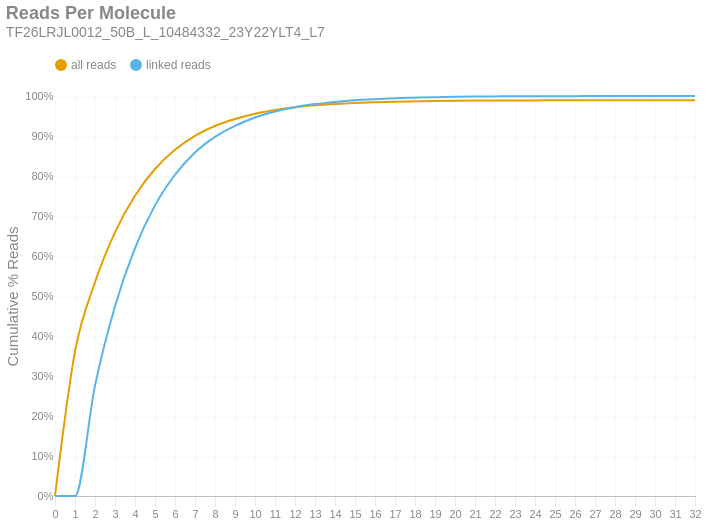

The notebook cell saved with this chart:
### Markdown cell above
### Reads per Molecule
This chart shows the cumulative distribution of the number of reads per linked molecule. That is, how many alignments are associated with a unique molecule. This excludes the number of reads associated with invalid or absent linked-read barcodes. The `linked` histogram is the percentages recalculated when disregarding singletons.

### Code cell
if SKIPLR:
    print_html(f"Skipped")
else:
    counts = np.bincount(valids['reads'].cast(pl.Int64).to_numpy())
    weighted = counts * np.arange(len(counts))
    all_perc = weighted / n_reads
    linked_perc = weighted / n_linked_reads
    linked_perc[1] = 0
    binned_df = pl.DataFrame({
        'readsper': list(range(len(counts))),
        'all reads (cumsum)': np.cumsum(all_perc).tolist(),
        'linked reads (cumsum)': np.cumsum(linked_perc).tolist(),
    })

    with SafeRender(binned_df):
        (
            density_plot(binned_df, 'Reads Per Molecule', samplename, 'readspmol')
            .encode(
                x=alt.X('readsper:O', title=None).axis(labelAngle=0).scale(padding=0),
                y=alt.Y('value:Q', title='Cumulative % Reads').axis(format='%').stack(False),
                color=alt.Color("key:N").scale(domain=["all reads", "linked reads"]),
                tooltip=[
                    alt.Tooltip("key:N", title="Data Type"),
                    alt.Tooltip("readsper:O", title="Reads Per Molecule"),
                    alt.Tooltip("value:Q", format=".2%", title="% Reads (Cum.)")
                ]            
            )
        ).display()

### Figure 1 — Vega-Lite specification as saved in the notebook (floating-point values rounded to 4 significant figures)
{"width": "container", "height": 400, "config": {"title": {"anchor": "start", "dy": -15, "fontSize": 18, "color": "#888888", "subtitleColor": "#888888", "subtitleFontSize": 14}, "arc": {"fill": "#0072B2"}, "axis": {"domainColor": "#888888", "domainWidth": 0.5, "gridWidth": 0.2, "grid": false, "titleFontWeight": 400, "titleFontSize": 15, "labelFontSize": 11, "labelColor": "#888888", "tickColor": "#888888", "tickWidth": 0.2, "titleColor": "#888888"}, "axisBand": {"grid": false}, "axisX": {"grid": true, "tickSize": 10, "domainCap": "round"}, "axisY": {"domain": false, "grid": true, "tickSize": 0, "domainCap": "round"}, "background": "transparent", "header": {"labelFontSize": 15, "labelColor": "#888888", "titleFontSize": 15, "titleFontWeight": 600, "titleColor": "#888888"}, "legend": {"labelFont": "sans-serif", "labelFontSize": 12, "labelColor": "#888888", "symbolSize": 100, "symbolType": "circle", "titleFontSize": 12, "titlePadding": 10, "titleColor": "#888888", "title": null, "orient": "top"}, "range": {"category": ["#E69F00", "#56B4E9", "#009E73", "#F0E442", "#0072B2", "#D55E00", "#CC79A7", "#000000"], "diverging": ["#cfe8f3", "#a2d4ec", "#73bfe2", "#46abdb", "#1696d2", "#12719e"]}, "area": {"fill": "#0072B2", "fillOpacity": 0.7, "line": true, "strokeOpacity": 0.7}, "line": {"color": "#0072B2", "stroke": "#0072B2", "strokeWidth": 2}, "trail": {"color": "#0072B2", "stroke": "#0072B2", "strokeWidth": 0, "size": 1}, "point": {"filled": true, "fillOpacity": 1.0, "size": 95}, "text": {"color": "#888888", "fontSize": 11, "align": "right", "fontWeight": 400, "size": 11}, "bar": {"fill": "#0072B2", "stroke": null}, "view": {"stroke": null, "continuousWidth": 660, "continuousHeight": 400}}, "data": {"name": "data-bc70949cc64b43414a44b85304fd4b61"}, "mark": {"type": "line", "interpolate": "monotone", "point": {"opacity": 0, "size": 275}}, "encoding": {"color": {"field": "key", "scale": {"domain": ["all reads", "linked reads"]}, "type": "nominal"}, "tooltip": [{"field": "key", "title": "Data Type", "type": "nominal"}, {"field": "readsper", "title": "Reads Per Molecule", "type": "ordinal"}, {"field": "value", "format": ".2%", "title": "% Reads (Cum.)", "type": "quantitative"}], "x": {"axis": {"labelAngle": 0}, "field": "readsper", "scale": {"padding": 0}, "title": null, "type": "ordinal"}, "y": {"axis": {"format": "%"}, "field": "value", "stack": false, "title": "Cumulative % Reads", "type": "quantitative"}}, "params": [{"name": "param_c36ac31b6afebe62", "select": {"type": "point", "fields": ["key"]}, "bind": "legend"}], "title": {"text": "Reads Per Molecule", "subtitle": "TF26LRJL0012_50B_L_10484332_23Y22YLT4_L7"}, "transform": [{"fold": ["all reads (cumsum)", "linked reads (cumsum)"]}, {"calculate": "replace(datum.key, ' (cumsum)', '')", "as": "key"}, {"filter": {"param": "param_c36ac31b6afebe62"}}], "usermeta": {"embedOptions": {"downloadFileName": "TF26LRJL0012_50B_L_10484332_23Y22YLT4_L7.readspmol"}}, "$schema": "https://vega.github.io/schema/vega-lite/v6.4.1.json", "datasets": {"data-bc70949cc64b43414a44b85304fd4b61": [{"readsper": 0, "all reads (cumsum)": 0.0, "linked reads (cumsum)": 0.0}, {"readsper": 1, "all reads (cumsum)": 0.3609, "linked reads (cumsum)": 0.0}, {"readsper": 2, "all reads (cumsum)": 0.5343, "linked reads (cumsum)": 0.2759}, {"readsper": 3, "all reads (cumsum)": 0.6591, "linked reads (cumsum)": 0.4745}, {"readsper": 4, "all reads (cumsum)": 0.7505, "linked reads (cumsum)": 0.6198}, {"readsper": 5, "all reads (cumsum)": 0.8175, "linked reads (cumsum)": 0.7265}, {"readsper": 6, "all reads (cumsum)": 0.8656, "linked reads (cumsum)": 0.8031}, {"readsper": 7, "all reads (cumsum)": 0.9005, "linked reads (cumsum)": 0.8587}, {"readsper": 8, "all reads (cumsum)": 0.9251, "linked reads (cumsum)": 0.8977}, {"readsper": 9, "all reads (cumsum)": 0.9425, "linked reads (cumsum)": 0.9255}, {"readsper": 10, "all reads (cumsum)": 0.9557, "linked reads (cumsum)": 0.9464}, {"readsper": 11, "all reads (cumsum)": 0.965, "linked reads (cumsum)": 0.9612}, {"readsper": 12, "all reads (cumsum)": 0.9718, "linked reads (cumsum)": 0.9721}, {"readsper": 13, "all reads (cumsum)": 0.9766, "linked reads (cumsum)": 0.9797}, {"readsper": 14, "all reads (cumsum)": 0.9801, "linked reads (cumsum)": 0.9853}, {"readsper": 15, "all reads (cumsum)": 0.9827, "linked reads (cumsum)": 0.9894}, {"readsper": 16, "all reads (cumsum)": 0.9844, "linked reads (cumsum)": 0.9922}, {"readsper": 17, "all reads (cumsum)": 0.9858, "linked reads (cumsum)": 0.9943}, {"readsper": 18, "all reads (cumsum)": 0.9867, "linked reads (cumsum)": 0.9958}, {"readsper": 19, "all reads (cumsum)": 0.9875, "linked reads (cumsum)": 0.9971}, {"readsper": 20, "all reads (cumsum)": 0.9881, "linked reads (cumsum)": 0.998}, {"readsper": 21, "all reads (cumsum)": 0.9885, "linked reads (cumsum)": 0.9987}, {"readsper": 22, "all reads (cumsum)": 0.9887, "linked reads (cumsum)": 0.999}, {"readsper": 23, "all reads (cumsum)": 0.9889, "linked reads (cumsum)": 0.9993}, {"readsper": 24, "all reads (cumsum)": 0.989, "linked reads (cumsum)": 0.9995}, {"readsper": 25, "all reads (cumsum)": 0.9891, "linked reads (cumsum)": 0.9996}, {"readsper": 26, "all reads (cumsum)": 0.9892, "linked reads (cumsum)": 0.9997}, {"readsper": 27, "all reads (cumsum)": 0.9892, "linked reads (cumsum)": 0.9997}, {"readsper": 28, "all reads (cumsum)": 0.9893, "linked reads (cumsum)": 0.9999}, {"readsper": 29, "all reads (cumsum)": 0.9893, "linked reads (cumsum)": 0.9999}, {"readsper": 30, "all reads (cumsum)": 0.9893, "linked reads (cumsum)": 0.9999}, {"readsper": 31, "all reads (cumsum)": 0.9893, "linked reads (cumsum)": 1.0}, {"readsper": 32, "all reads (cumsum)": 0.9894, "linked reads (cumsum)": 1.0}]}}
